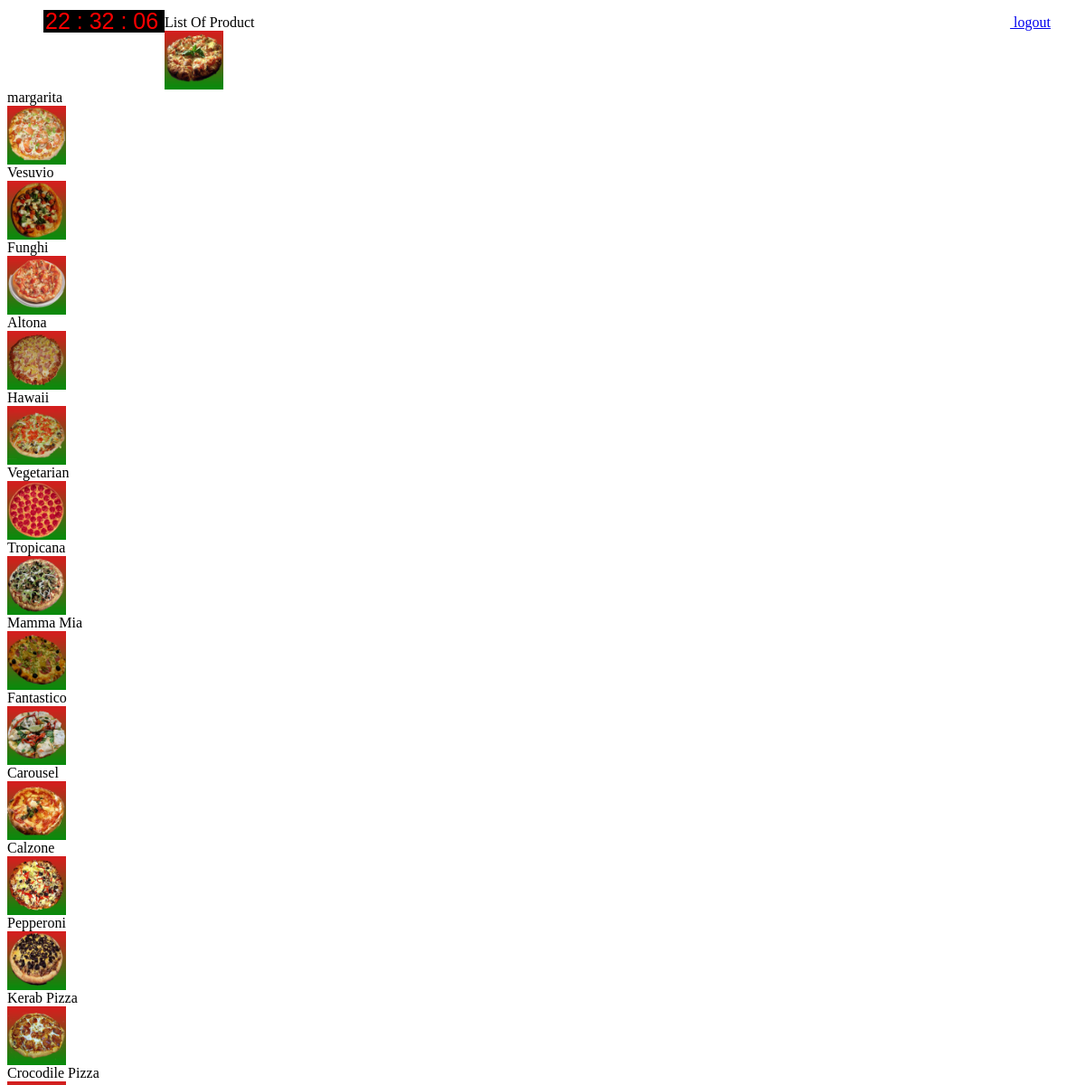
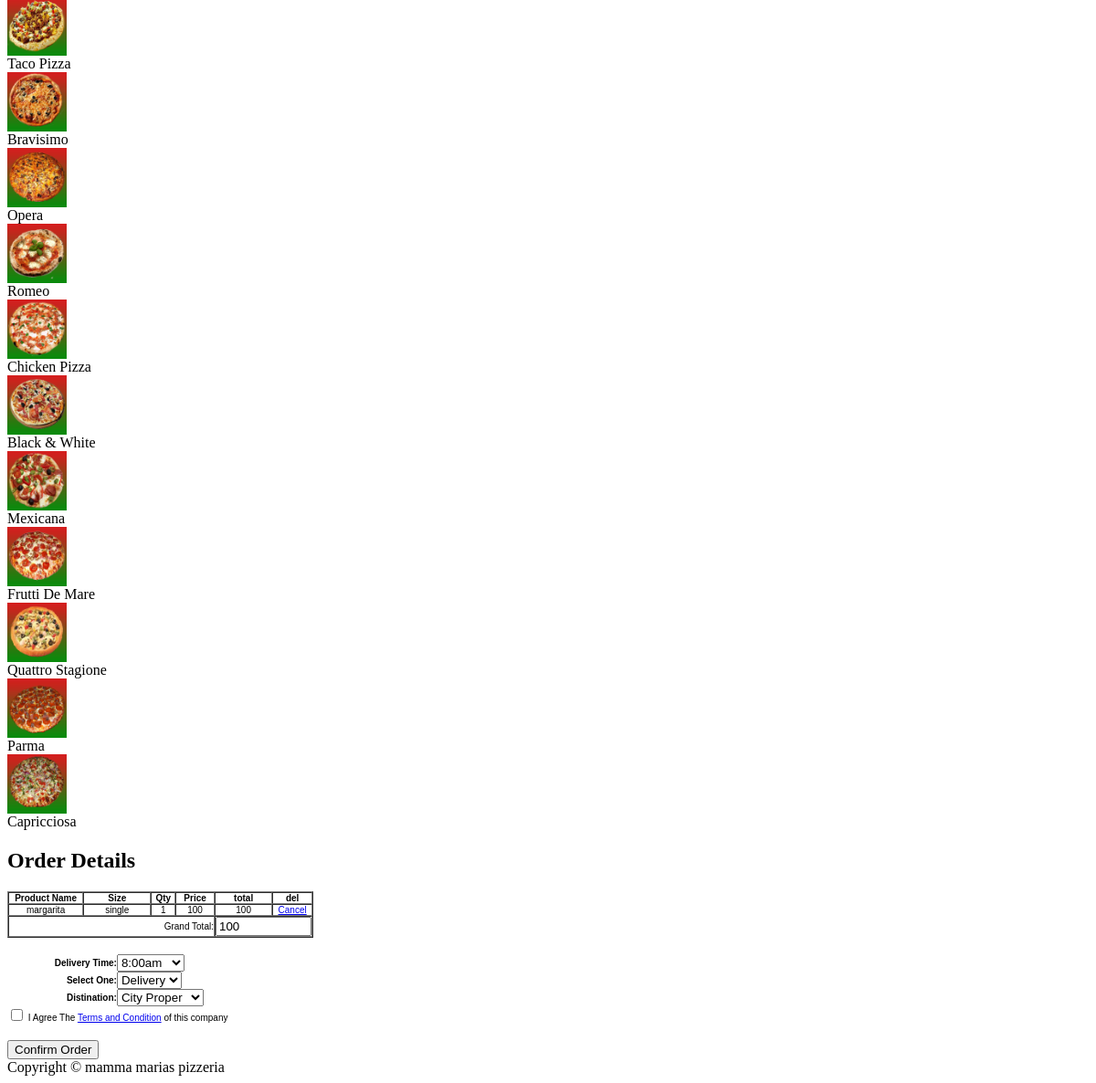
/order.php (signed in), run on the app's committed database (2 pictures, top to bottom).
### tables this page shows
CREATE TABLE IF NOT EXISTS `category` (
`id` int(11) NOT NULL,
  `category` varchar(300) NOT NULL
);

CREATE TABLE IF NOT EXISTS `marias_products` (
`id` int(11) NOT NULL,
  `product_id` int(50) NOT NULL,
  `product_name` varchar(50) NOT NULL,
  `product_price` int(50) NOT NULL,
  `product_size` int(10) NOT NULL,
  `product_size_name` varchar(100) NOT NULL,
  `product_photo` varchar(100) NOT NULL,
  `product_ingredients` varchar(100) NOT NULL,
  `status` varchar(30) NOT NULL
);

CREATE TABLE IF NOT EXISTS `orderdetails` (
`orderid` int(11) NOT NULL,
  `customer` varchar(30) NOT NULL,
  `qty` varchar(30) NOT NULL,
  `price` varchar(30) NOT NULL,
  `total` varchar(30) NOT NULL,
  `pizzaname` varchar(100) NOT NULL,
  `pizasize` varchar(100) NOT NULL,
  `transactioncode` varchar(30) NOT NULL
);

### order.php (the view, shortened to what this page needs)
<!DOCTYPE html PUBLIC "-//W3C//DTD XHTML 1.0 Transitional//EN" "http://www.w3.org/TR/xhtml1/DTD/xhtml1-transitional.dtd">
<html xmlns="http://www.w3.org/1999/xhtml">
<head>
<link href="src/facebox.css" media="screen" rel="stylesheet" type="text/css" />
</head>
<body onLoad="ShowTime()">
<div id="tmo_container">
  <div id="tmo_header_section"><div style="float:right; margin-right:30px;">
  ?>&nbsp;<a href="index.php">&nbsp;logout</a></div>
  </div>
  <div id="tmo_menu_bg">
    <div id="tmo_menu">
      <ul>
	  <div style="float:left">
      <input name="time" type="text" id="txt" style="border: 0px none; font-size: 25px; margin-top: -5px; height: 23px; width: 130px; background-color:#000000; color:#FF0000; font-stretch:wider" readonly/> </div>
      </ul>
    </div>
  </div>
  <div id="tmo_content">
    <div id="tmo_content_left">
	  <div class="text">List Of Product </div>
	                  <div class="view1"><?php
								$result2 = mysql_query("SELECT * FROM category");
								while($row2 = mysql_fetch_array($result2))
								  {
								  $ble=$row2['id'];
								  $result3 = mysql_query("SELECT * FROM marias_products where product_id='$ble'");
								$row3 = mysql_fetch_array($result3);
      echo '<div class="tmo_pizza_box"> <a rel="facebox" href=portal.php?id=' . $row3["product_id"] . '><img alt="Pizza" src="images/pizza/'.$row3['product_photo'].'" width="65px" height="65px" /></a>';
          echo '<div class="textbox"> '.$row3['product_name'].' </div>';
      echo '</div>';
								  }
	?></div>
    </div>
    <div id="tmo_content_right">
	<form method="post" action="paymentportal.php" name="abcd" onsubmit="return validateForm()">
      <h2>Order Details </h2>
	  <table width="335" border="1" cellpadding="0" cellspacing="0" style="color:#000000; font-family:Arial, Helvetica, sans-serif; font-size:10px;">
        <tr>
          <td width="90"><div align="center"><strong>Product Name </strong></div></td>
          <td width="84"><div align="center"><strong>Size</strong></div></td>
          <td width="27"><div align="center"><strong>Qty</strong></div></td>
          <td width="45"><div align="center"><strong>Price</strong></div></td>
          <td width="46"><div align="center"><strong>total</strong></div></td>
          <td width="29"><div align="center"><strong>del</strong></div></td>
        </tr>
		<?php
$memid = $_SESSION['SESS_FIRST_NAME'];
$resulta = mysql_query("SELECT * FROM orderdetails WHERE transactioncode = '$memid'");
			while($row = mysql_fetch_array($resulta))
			{
        echo '<tr>';
          echo '<td><div align="center">'.$row['pizzaname'].'</div></td>';
          echo '<td><div align="center">'.$row['pizasize'].'</div></td>';
          echo '<td><div align="center">'.$row['qty'].'</div></td>';
          echo '<td><div align="center">'.$row['price'].'</div></td>';
          echo '<td><div align="center">'.$row['total'].'</div></td>';
          echo '<td><div align="center">'.'<a href=deleteorder.php?id=' . $row["orderid"] . '>' . 'Cancel' . '</a>'.'</div></td>';
        echo '</tr>';
		}
		?>
        <tr>
          <td colspan="4"><div align="right">Grand Total: </div></td>
          <td colspan="2"><div align="left">
		  <?php
$memid = $_SESSION['SESS_FIRST_NAME'];
		  $result = mysql_query("SELECT sum(total) FROM orderdetails WHERE transactioncode = '$memid'");
			while($rows = mysql_fetch_array($result))
			{
			echo '<input name="total" type="text" size="10" value="'.$rows['sum(total)'].'"/>';
		  }
		  ?>
		  </div></td>
        </tr>
      </table>
	  <br />
	  <table width="273" border="0" cellpadding="0" cellspacing="0" style="color:#000000; font-family:Arial, Helvetica, sans-serif; font-size:10px;">
        <tr>
          <td width="76"><div align="right"><strong>Delivery Time:</strong></div></td>
          <td width="97"><select name="time">
            <option value="8:00am">8:00am</option>
          </select></td>
        </tr>
        <tr>
          <td><div align="right"><strong>Select One:</strong></div></td>
          <td><select name="portal" id="cboOptions" onChange="showDiv('div',this)">
	<option value="1">Delivery</option>
	</select>
          </select></td>
        </tr>
        <tr>
          <td><div align="right"><strong>Distination:</strong></div></td>
          <td><select name="distination" id="distination">
            <option value="City Proper">City Proper</option>
          </select></td>
        </tr>
		<tr>
          <td colspan="2"><label>
            <input type="checkbox" name="checkbox" value="checkbox" />
            I Agree The <a rel="facebox" href="terms.php">Terms and Condition</a> of this company</label></td>
          </tr>
      </table><br />
	  <input name="" type="submit" value="Confirm Order" />
	  </form>
    </div>
  </div>
</div>
<div id="tmo_footer">
  <div class="middle">
        Copyright © mamma marias pizzeria</div>
</div>
</body>
</html>

### data on the page
category: marias_products.product_photo (picture), marias_products.product_name "margarita"
category: marias_products.product_photo (picture), marias_products.product_name "Vesuvio"
category: marias_products.product_photo (picture), marias_products.product_name "Funghi"
category: marias_products.product_photo (picture), marias_products.product_name "Altona"
category: marias_products.product_photo (picture), marias_products.product_name "Hawaii"
category: marias_products.product_photo (picture), marias_products.product_name "Vegetarian"
category: marias_products.product_photo (picture), marias_products.product_name "Tropicana"
category: marias_products.product_photo (picture), marias_products.product_name "Mamma Mia"
category: marias_products.product_photo (picture), marias_products.product_name "Fantastico"
category: marias_products.product_photo (picture), marias_products.product_name "Carousel"
category: marias_products.product_photo (picture), marias_products.product_name "Calzone"
category: marias_products.product_photo (picture), marias_products.product_name "Pepperoni"
category: marias_products.product_photo (picture), marias_products.product_name "Kerab Pizza"
category: marias_products.product_photo (picture), marias_products.product_name "Crocodile Pizza"
category: marias_products.product_photo (picture), marias_products.product_name "Taco Pizza"
category: marias_products.product_photo (picture), marias_products.product_name "Bravisimo"
category: marias_products.product_photo (picture), marias_products.product_name "Opera"
category: marias_products.product_photo (picture), marias_products.product_name "Romeo"
category: marias_products.product_photo (picture), marias_products.product_name "Chicken Pizza"
category: marias_products.product_photo (picture), marias_products.product_name "Black & White"
category: marias_products.product_photo (picture), marias_products.product_name "Mexicana"
category: marias_products.product_photo (picture), marias_products.product_name "Frutti De Mare"
category: marias_products.product_photo (picture), marias_products.product_name "Quattro Stagione"
category: marias_products.product_photo (picture), marias_products.product_name "Parma"
category: marias_products.product_photo (picture), marias_products.product_name "Capricciosa"
orderdetails: pizzaname "margarita", pizasize "single", qty "1", price "100", total "100"
